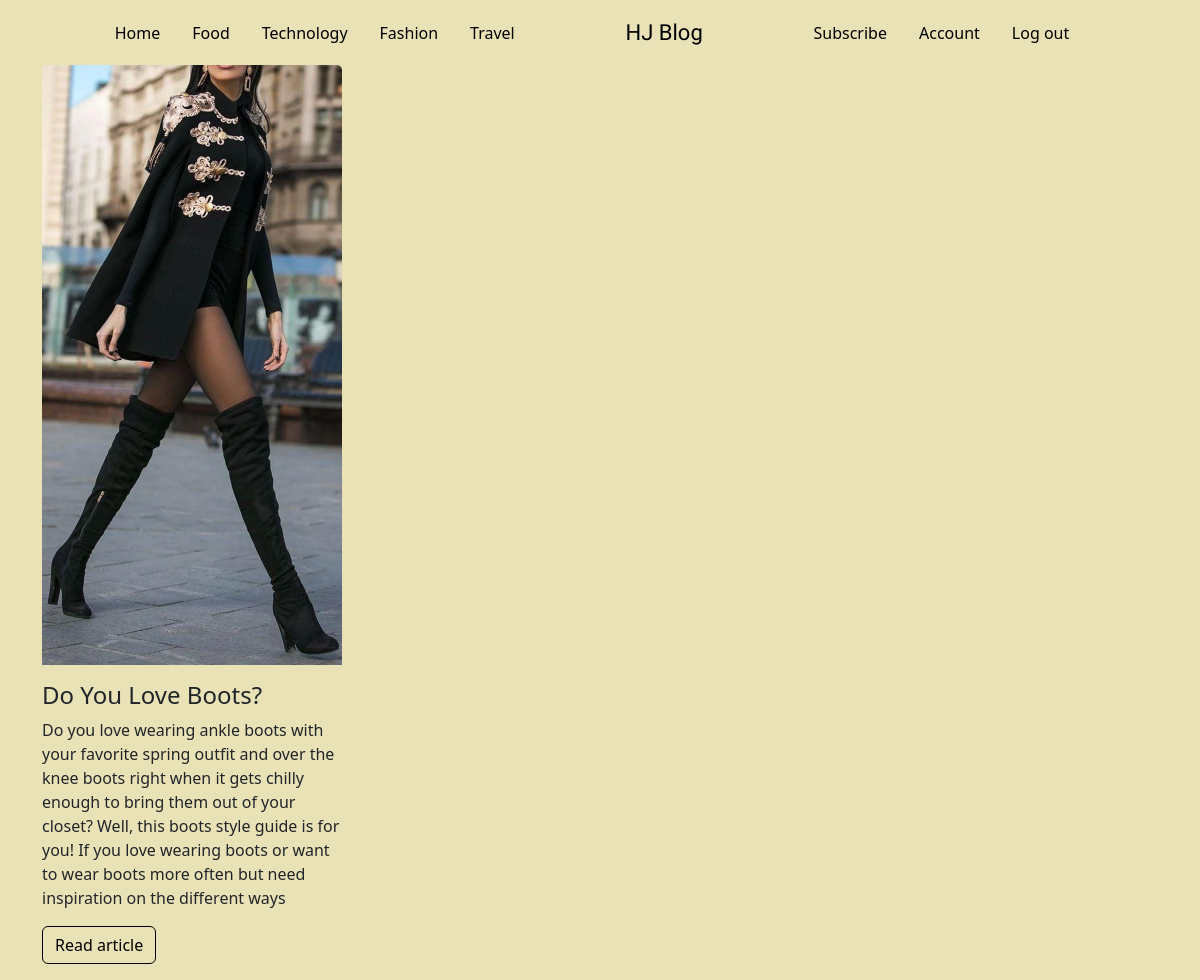
Screenshot of /categories/Fashion with the database file from the repository.
### app/models.py (models this page shows, shortened)
class Posts(db.Model):
  id=db.Column(db.Integer,primary_key=True)
  title=db.Column(db.String,nullable=False)
  description=db.Column(db.String,nullable=False)
  content=db.Column(db.String,nullable=False)
  blog_image=db.Column(db.String,nullable=False,)
  category= db.Column(db.String,nullable=False)
  date_created = db.Column(db.DateTime, nullable=False, default=datetime.utcnow)
  user_id = db.Column(db.Integer, db.ForeignKey('user.id'), nullable=False)
  comments = db.relationship('Comments',backref = 'posts',passive_deletes = True)

### app/posts/routes.py (the view)
@posts.route('/categories/<category>')
def categories(category):
    posts = Posts.query.filter_by(category=category)
    for post in posts:
        image_file= url_for('static',filename='posts/'+post.blog_image)
        post.blog_image= image_file
    return render_template('categories.html', posts=posts)

### app/templates/categories.html
{% extends 'layout.html' %}
{% block body %}
<div class="container">
  <div class="row">
    {% for post in posts %}
    <div class="col-md-4">
        <div class="card mx card-border" style="width:300px">
          <img class="card-img-top" src="{{post.blog_image}}" alt="Card image" style="width:100%">
          <div class="card-body mx-0 px-0">
            <h4 class="card-title mx-0 px-0">{{post.title}}</h4>
            <p class="card-text">{{post.description}}</p>
            <a href="#" class="btn btn-primary homebtn">Read article</a>
          </div>
        </div>
      </div>
    {% endfor %}
  </div>
{% endblock %}

### app/static/main.css (style rules this page uses)
* { margin: 0; padding: 0; box-sizing: border-box; }
body { background-color:#EAE2B7 ; }
.card { background-color: transparent; }
.homebtn { background-color: transparent; border-color: #000000; color:#000000 }
.card-border { border: none !important; }

### rows the page displays
Posts: blog_image (picture), title "Do You Love Boots?", description "Do you love wearing ankle boots with your favorite spring outfit and over the knee boots right when it gets chilly enough to bring them out of your closet? Well, this boots style guide is for you! If you love wearing boots or want to wear boots more often but need inspiration on the different ways"
